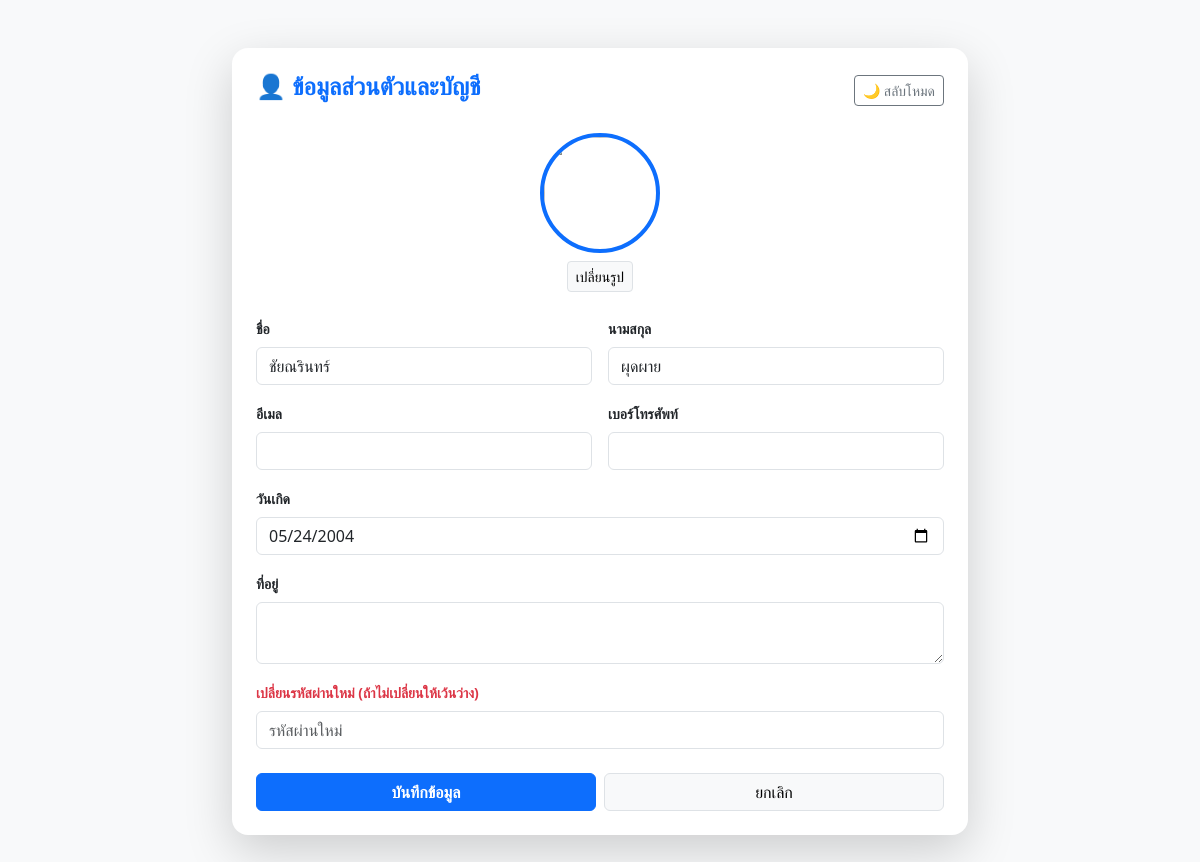
The app's page /profile.php (signed in) with its own data.
### tables this page shows
CREATE TABLE `students` (
  `student_id` varchar(15) NOT NULL,
  `first_name` varchar(50) NOT NULL,
  `last_name` varchar(50) NOT NULL,
  `program_id` varchar(3) DEFAULT NULL,
  `dob` date DEFAULT NULL,
  `profile_pic` varchar(255) DEFAULT 'default.png',
  `phone` varchar(15) DEFAULT NULL,
  `address` text DEFAULT NULL,
  `email` varchar(100) DEFAULT NULL
);

### profile.php (the view, shortened to what this page needs)
<?php
require_once 'db.php';
$student_id = $_SESSION['student_id'];
$stmt = $conn->prepare("SELECT * FROM students WHERE student_id = ?");
$stmt->bind_param("s", $student_id);
$stmt->execute();
$student = $stmt->get_result()->fetch_assoc();
?>
<!DOCTYPE html>
<html lang="th">
<head>
    <link href="https://cdn.jsdelivr.net/npm/bootstrap@5.3.0/dist/css/bootstrap.min.css" rel="stylesheet">
</head>
<body data-theme="light">
    <div class="container py-5">
        <div class="row justify-content-center">
            <div class="col-md-8">
                <div class="card shadow-lg rounded-4 p-4">
                    <div class="d-flex justify-content-between align-items-center mb-4">
                        <h4 class="fw-bold text-primary">👤 ข้อมูลส่วนตัวและบัญชี</h4>
                        <button onclick="toggleTheme()" class="btn btn-outline-secondary btn-sm">🌙 สลับโหมด</button>
                    </div>
                    <form method="POST" enctype="multipart/form-data">
                        <div class="row text-center mb-4">
                            <div class="col-12">
                                <img src="<?php echo (!empty($student['profile_pic']) && $student['profile_pic'] != 'default.png') ? 'uploads/' . $student['profile_pic'] : 'https://cdn-icons-png.flaticon.com/512/3135/3135715.png'; ?>"
                                    class="rounded-circle border border-4 border-primary object-fit-cover" width="120" height="120">
                                <div class="mt-2">
                                    <label class="btn btn-sm btn-light border">เปลี่ยนรูป <input type="file" name="profile_pic" hidden></label>
                                </div>
                            </div>
                        </div>
                        <div class="row g-3">
                            <div class="col-md-6">
                                <label class="form-label small fw-bold">ชื่อ</label>
                                <input type="text" name="first_name" class="form-control" value="<?php echo $student['first_name']; ?>">
                            </div>
                            <div class="col-md-6">
                                <label class="form-label small fw-bold">นามสกุล</label>
                                <input type="text" name="last_name" class="form-control" value="<?php echo $student['last_name']; ?>">
                            </div>
                            <div class="col-md-6">
                                <label class="form-label small fw-bold">อีเมล</label>
                                <input type="email" name="email" class="form-control" value="<?php echo $student['email']; ?>">
                            </div>
                            <div class="col-md-6">
                                <label class="form-label small fw-bold">เบอร์โทรศัพท์</label>
                                <input type="text" name="phone" class="form-control" value="<?php echo $student['phone']; ?>">
                            </div>
                            <div class="col-md-12">
                                <label class="form-label small fw-bold">วันเกิด</label>
                                <input type="date" name="dob" class="form-control" value="<?php echo $student['dob']; ?>">
                            </div>
                            <div class="col-md-12">
                                <label class="form-label small fw-bold">ที่อยู่</label>
                                <textarea name="address" class="form-control" rows="2"><?php echo $student['address']; ?></textarea>
                            </div>
                            <div class="col-md-12">
                                <label class="form-label small fw-bold text-danger">เปลี่ยนรหัสผ่านใหม่ (ถ้าไม่เปลี่ยนให้เว้นว่าง)</label>
                                <input type="password" name="new_password" class="form-control" placeholder="รหัสผ่านใหม่">
                            </div>
                        </div>
                        <div class="mt-4 d-flex gap-2">
                            <button type="submit" class="btn btn-primary w-100 fw-bold">บันทึกข้อมูล</button>
                            <a href="dashboard.php" class="btn btn-light border w-100">ยกเลิก</a>
                        </div>
                    </form>
                </div>
            </div>
        </div>
    </div>
</body>
</html>

### profile.php (style rules this page uses)
:root { --bg: #f8f9fa; --card: #ffffff; --text: #212529; }
body { background: var(--bg); color: var(--text); transition: 0.3s; }
.card { background: var(--card); border: none; color: var(--text); }

### records on screen
students: first_name "ชัยณรินทร์", last_name "ผุดผาย", dob "05/24/2004"
